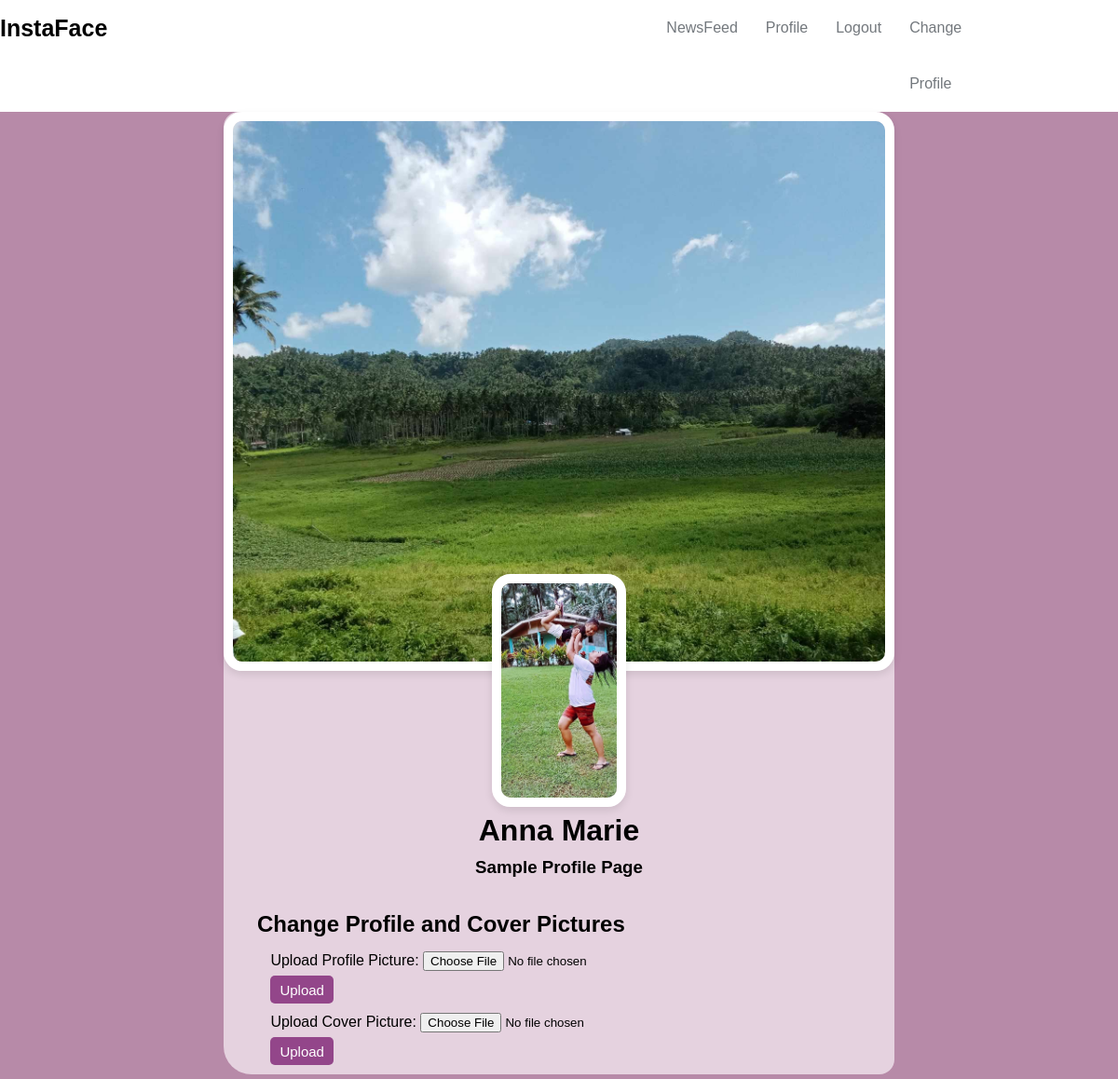
The page /change.php (signed in) on the database its author committed.
### tables this page shows
CREATE TABLE `users` (
  `id` int(11) NOT NULL,
  `username` varchar(255) NOT NULL,
  `email` varchar(255) NOT NULL,
  `password` varchar(255) NOT NULL,
  `created_at` timestamp NOT NULL DEFAULT current_timestamp(),
  `profile_picture` varchar(255) DEFAULT NULL,
  `cover_picture` varchar(255) DEFAULT NULL
);

### change.php (the view, shortened to what this page needs)
<?php
include 'includes/headerhome.php';
require 'config/db.php';
$sql = "SELECT username, profile_picture, cover_picture FROM users WHERE id = :user_id";
$stmt = $pdo->prepare($sql);
$stmt->bindParam(':user_id', $_SESSION['user_id']);
$stmt->execute();
$currentUser = $stmt->fetch(PDO::FETCH_ASSOC);
?>
<!DOCTYPE html>
<html>
<head>
    <link rel="stylesheet" href="style/change.css">
</head>
<body>
    <div class="box">
        <div class="container">
            <div class="profile">
                <?php if (!empty($currentUser['cover_picture'])): ?>
                    <img src="<?php echo htmlspecialchars($currentUser['cover_picture']); ?>" alt="Cover Picture" class="cover-picture">
                <?php endif; ?>
                <?php if (!empty($currentUser['profile_picture'])): ?>
                    <img src="<?php echo htmlspecialchars($currentUser['profile_picture']); ?>" alt="Profile Picture" class="profile-picture">
                <?php endif; ?>
                <h1><?php echo htmlspecialchars($currentUser['username']); ?></h1>
            </div>
            <h3>Sample Profile Page</h3>
            <h2>Change Profile and Cover Pictures</h2>
        </div>
        <div class="upload">
            <form method="POST" action="" enctype="multipart/form-data">
                <div class="upload-box">
                    <label for="profile_picture">Upload Profile Picture:</label>
                    <input type="file" name="image" id="profile_picture">
                    <input type="submit" class="btn" value="Upload">
                </div>
            </form>
            <form method="POST" action="" enctype="multipart/form-data">
                <div class="upload-box">
                    <label for="cover_picture">Upload Cover Picture:</label>
                    <input type="file" name="image" id="cover_picture">
                    <input type="submit" class="btn" value="Upload">
                </div>
            </form>
        </div>
    </div>
</body>
</html>

### style/headerhome.css (style rules this page uses)
* { padding: 0; margin: 0; box-sizing: border-box; font-family: 'Poppins', sans-serif; }

### style/change.css (style rules this page uses)
* { padding: 0; margin: 0; box-sizing: border-box; font-family: 'Poppins', sans-serif; }
body { background: #b78aa8; }
.btn { height: 30px; background: #93468a; border: 0; border-radius: 5px; color: #fff; font-size: 15px; cursor: pointer; transition: all .3s; margin-top: 5px; padding: 0px 10px; margin-right: 88%; margin-bottom: 10px; }
.box { background: #e5d2df; margin-left: 20%; margin-right: 20%; flex-direction: column; border-radius: 16px 30px; }
.box h3 { text-align: center; margin-top: 10px; }
.box h2 { margin-top: 5%; margin-left: 5%; }
.upload { margin-top: 15px; margin-left: 7%; margin-bottom: 5px; }
.container .profile img.profile-picture { width: 20%; height: 250px; display: block; margin: -15% auto; object-fit: cover; border-radius: 20px; border: 10px solid #fff; box-shadow: 0 4px 8px rgba(0, 0, 0, 0.1); position: relative; z-index: 2; }
.container .profile img.cover-picture { width: 100%; height: 600px; margin-top: 0px; object-fit: cover; border-radius: 20px; border: 10px solid #fff; box-shadow: 0 4px 8px rgba(0, 0, 0, 0.1); z-index: 1; }
.container .profile h1 { margin-top: 16%; text-align: center; }

### rows shown on the page
users: cover_picture (picture), profile_picture (picture), username "Anna Marie"
